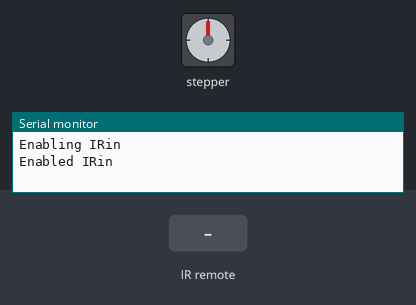
Bench run of a sketch on a simulated Arduino Uno, built with avr-gcc and run on an emulated ATmega328P. Shown: stepper motor, the last lines printed to the serial monitor. Wiring (inferred from the names in the program): stepper motor (2048 steps per turn assumed): coils pin 8, pin 7, pin 6, pin 5. Inputs (shaded band) come from the test bench.

Above: at 1.2 s.
1.3 s: infrared code 0xFF02FD received
2.8 s: infrared code 0xFFFFFFFF received
At 3.7 s:
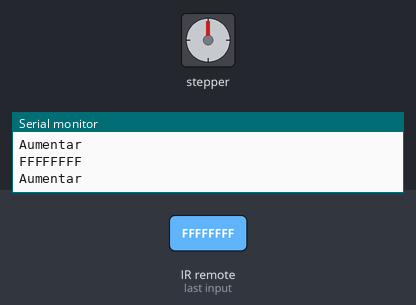
4.3 s: infrared code 0xFF9867 received
At 4.9 s:
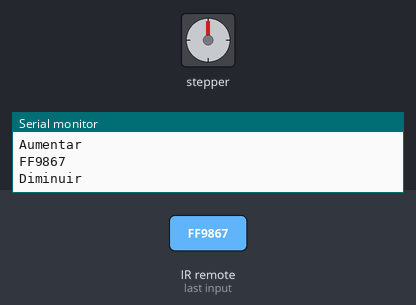
Timing chart, 0 to 7.3 s (numbered marks = the images above; inputs shaded):
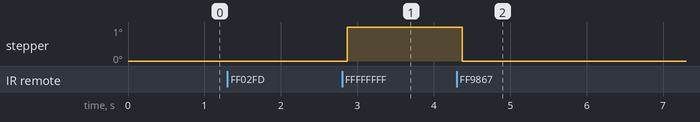

The sketch:

Controle_volume.ino
```cpp
#include <IRremote.h>  //Biblioteca para receptor InfraVermelho
//#include <Stepper.h>   //Biblioteca para controle do motor de passo

//const int stepsPerRevolution = 800;  // change this to fit the number of steps per revolution
// for your motor

// initialize the stepper library on pins 8 through 11:
//Stepper myStepper(stepsPerRevolution, 8, 7, 6, 5);

int IR_pin = 11;   //pino de dador IR

int last_com = 0;  //auxilia memorizando ultimo comando

int steppins[] = {8, 7, 6, 5};

int i;

IRrecv irrecv(IR_pin);

decode_results results;

void turnH() {
  Serial.println("Aumentar");
  for (i=0;i<4;i++){
    digitalWrite(steppins[i], HIGH);
    delay(10);
    digitalWrite(steppins[i], LOW);
  }
  //myStepper.step(1);
}

void turnL() {
  Serial.println("Diminuir");
  for (i=4;i>=0;i--){
    digitalWrite(steppins[i], HIGH);
    delay(10);
    digitalWrite(steppins[i], LOW);
  }
  //myStepper.step(-1);
}

void setup() {
  for (i=0;i<4;i++){
    pinMode(steppins[i],OUTPUT); // Configura os pinos como saída
  }
  Serial.begin(9600);
  // In case the interrupt driver crashes on setup, give a clue
  // to the user what's going on.
  Serial.println("Enabling IRin");
  irrecv.enableIRIn(); // Start the receiver
  Serial.println("Enabled IRin");
}

void loop() {
  if (irrecv.decode(&results)) {
    Serial.println(results.value, HEX);

    if (results.value == 0xFF02FD) {
      turnH();
      last_com = 1;
    }

    if (results.value == 0xFF9867) {
      turnL();
      last_com = -1;
    }

    if (results.value != 0xFF02FD && results.value != 0xFF9867 && results.value != 0xFFFFFFFF) {
      last_com = 0;
      Serial.print("last com 0");
    }

    if (results.value == 0xFFFFFFFF) {
      if (last_com == 1) {
        turnH();
      }
      if (last_com == -1) {
        turnL();
      }
    }

    irrecv.resume(); // Receive the next value
  }
  delay(50);
}
```
